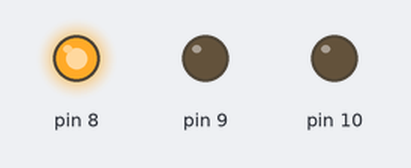
Recording of a sketch running on a simulated Arduino Uno, built with avr-gcc and run on an emulated ATmega328P. Parts: output pins drawn as LEDs (lit = HIGH).

Above: at 0.5 s.
At 2.5 s:
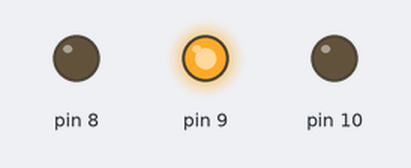
At 4.5 s:
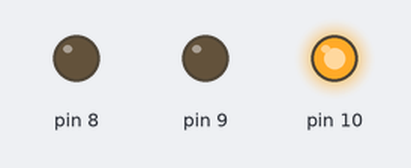
At 5.5 s:
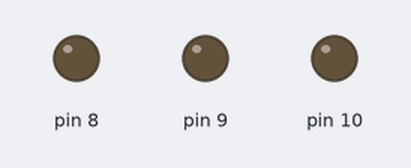
Timing chart, 0 to 7.8 s (numbered marks = the images above):
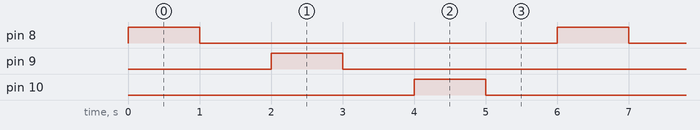

Measured:
- by itself, pin 8–10: alternates HIGH for 1.0 s and LOW for 5.0 s
- by itself, everything shown: repeats every 6.0 s, in 6 steps

The sketch:

buoi2_arduino_led.ino.ino
```cpp
void setup() {  // Hàm chạy 1 lần khi Arduino khởi động
  pinMode(8, OUTPUT);   // Thiết lập chân 8 là đầu ra
  pinMode(9, OUTPUT);   // Thiết lập chân 9 là đầu ra
  pinMode(10, OUTPUT);  // Thiết lập chân 10 là đầu ra
}

void loop() {  // Hàm chạy lặp mãi mãi sau khi setup xong
  digitalWrite(8, HIGH);   // Bật đèn ở chân 8
  delay(1000);             // Chờ 1 giây
  digitalWrite(8, LOW);    // Tắt đèn ở chân 8
  delay(1000);             // Chờ 1 giây

  digitalWrite(9, HIGH);   // Bật đèn ở chân 9
  delay(1000);             // Chờ 1 giây
  digitalWrite(9, LOW);    // Tắt đèn ở chân 9
  delay(1000);             // Chờ 1 giây

  digitalWrite(10, HIGH);  // Bật đèn ở chân 10
  delay(1000);             // Chờ 1 giây
  digitalWrite(10, LOW);   // Tắt đèn ở chân 10
  delay(1000);             // Chờ 1 giây
}
// 1. Hàm pinMode() -> Đặt chế độ cho 1 chân Arduino (để điều khiển thiết bị hoặc đọc tín hiệu)
// Cú pháp:	pinMode(số_chân, chế_độ); -> số_chân là chân số (ví dụ: 8), chế_độ là OUTPUT hoặc INPUT
// Ví dụ pinMode(8, OUTPUT); nghĩa là chân số 8 dùng để bật/tắt đèn
// Ví dụ pinMode(8, INPUT); // Chân số 8 được dùng để nhận tín hiệu từ nút nhấn, cảm biến,...

// 2. Hàm digitalWrite() -> Mục đích Gửi tín hiệu BẬT/TẮT tới 1 chân Arduino
// Cú pháp	digitalWrite(số_chân, trạng_thái); -> Giải thích	trạng_thái là HIGH (bật) hoặc LOW (tắt)
// Ví dụ digitalWrite(8, HIGH); -> bật đèn chân 8
// Ví dụ digitalWrite(8, LOW); -> Tắt đèn ở chân 8
```
